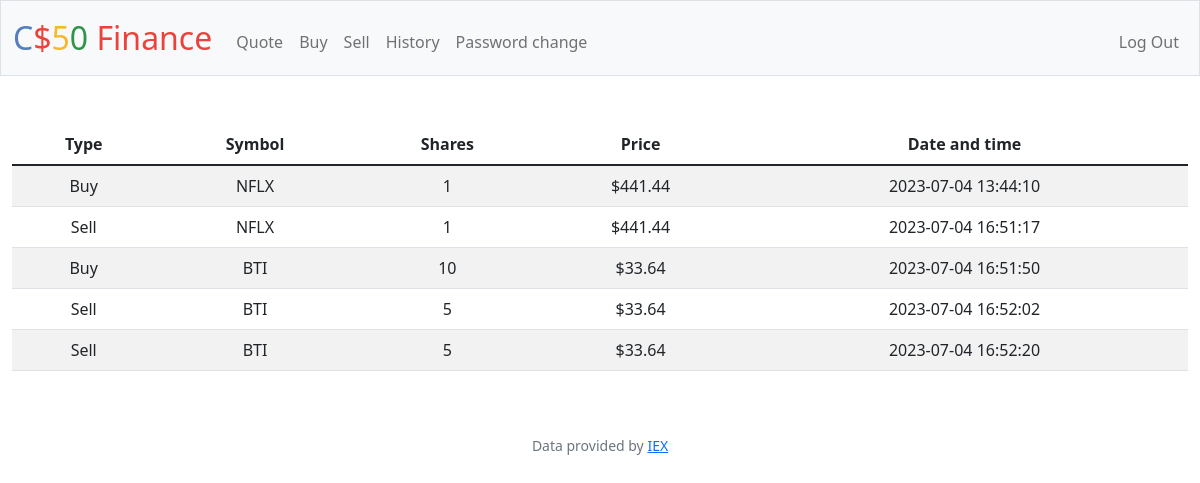
The app's page /history (signed in) with its own data.
### tables this page shows
CREATE TABLE history (
    user_id INTEGER NOT NULL,
    type TEXT NOT NULL,
    symbol TEXT NOT NULL,
    shares INTEGER NOT NULL,
    price REAL NOT NULL,
    timestamp INTEGER NOT NULL
);

### app.py (the view)
@app.route("/history")
@login_required
def history():
    return render_template("history.html", history=db.execute("SELECT * FROM history WHERE user_id=?;", session["user_id"]))

### app.py (called while the page is built)
@app.after_request
def after_request(response):
    response.headers["Cache-Control"] = "no-cache, no-store, must-revalidate"
    response.headers["Expires"] = 0
    response.headers["Pragma"] = "no-cache"
    return response

### helpers.py (called while the page is built)
def login_required(f):
    @wraps(f)
    def decorated_function(*args, **kwargs):
        if session.get("user_id") is None:
            return redirect("/login")
        return f(*args, **kwargs)
    return decorated_function

def usd(value):
    return f"${value:,.2f}"

def timestamp_to_datetime(value):
    return datetime.datetime.fromtimestamp(value)

### templates/history.html (shortened to what this page needs)
{% extends "layout.html" %}
{% block main %}
    <table class="table table-striped">
        <thead>
            <tr>
                <th>Type</th>
                <th>Symbol</th>
                <th>Shares</th>
                <th>Price</th>
                <th>Date and time</th>
            </tr>
        </thead>
        <tbody>
            {% for row in history %}
                <tr>
                    <td>{{ row.type }}</td>
                    <td>{{ row.symbol }}</td>
                    <td>{{ row.shares }}</td>
                    <td>{{ row.price | usd }}</td>
                    <td>{{ row.timestamp | datetime }}</td>
                </tr>
            {% endfor %}
        </tbody>
    </table>
{% endblock %}

### templates/layout.html (shortened to what this page needs)
<!DOCTYPE html>
<html lang="en">
    <head>
        <link href="https://cdn.jsdelivr.net/npm/bootstrap@5.1.3/dist/css/bootstrap.min.css" rel="stylesheet">
        <link href="/static/styles.css" rel="stylesheet">
    </head>
    <body>
        <nav class="bg-light border navbar navbar-expand-md navbar-light">
            <div class="container-fluid">
                <a class="navbar-brand" href="/"><span class="blue">C</span><span class="red">$</span><span class="yellow">5</span><span class="green">0</span> <span class="red">Finance</span></a>
                <div class="collapse navbar-collapse" id="navbar">
                    {% if session["user_id"] %}
                        <ul class="navbar-nav me-auto mt-2">
                            <li class="nav-item"><a class="nav-link" href="/quote">Quote</a></li>
                            <li class="nav-item"><a class="nav-link" href="/buy">Buy</a></li>
                            <li class="nav-item"><a class="nav-link" href="/sell">Sell</a></li>
                            <li class="nav-item"><a class="nav-link" href="/history">History</a></li>
                            <li class="nav-item"><a class="nav-link" href="/passchange">Password change</a></li>
                        </ul>
                        <ul class="navbar-nav ms-auto mt-2">
                            <li class="nav-item"><a class="nav-link" href="/logout">Log Out</a></li>
                        </ul>
                    {% else %}
                        <ul class="navbar-nav ms-auto mt-2">
                            <li class="nav-item"><a class="nav-link" href="/register">Register</a></li>
                            <li class="nav-item"><a class="nav-link" href="/login">Log In</a></li>
                        </ul>
                    {% endif %}
                </div>
            </div>
        </nav>
        <main class="container-fluid py-5 text-center">
            {% block main %}{% endblock %}
        </main>
        <footer class="mb-5 small text-center text-muted">
            Data provided by <a href="https://iexcloud.io/">IEX</a>
        </footer>
    </body>
</html>

### static/styles.css (style rules this page uses)
nav .navbar-brand { font-size: xx-large; }
nav .navbar-brand .blue { color: #537fbe; }
nav .navbar-brand .red { color: #ea433b; }
nav .navbar-brand .yellow { color: #f5b82e; }
nav .navbar-brand .green { color: #2e944b; }

### records on screen
history: type "Buy", symbol "NFLX", shares "1", price "$441.44", timestamp "2023-07-04 13:44:10"
history: type "Sell", symbol "NFLX", shares "1", price "$441.44", timestamp "2023-07-04 16:51:17"
history: type "Buy", symbol "BTI", shares "10", price "$33.64", timestamp "2023-07-04 16:51:50"
history: type "Sell", symbol "BTI", shares "5", price "$33.64", timestamp "2023-07-04 16:52:02"
history: type "Sell", symbol "BTI", shares "5", price "$33.64", timestamp "2023-07-04 16:52:20"
